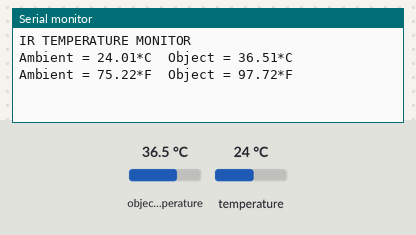
Recording of a sketch running on a simulated Arduino Uno, built with avr-gcc and run on an emulated ATmega328P. On the bench: the last lines printed to the serial monitor. The inputs (shaded band) are chosen by the test bench; at power-on: object temperature 36.5 °C, temperature 24 °C.

Above: at 1.2 s.
1.3 s: object temperature set to 20 °C
At 3.0 s:
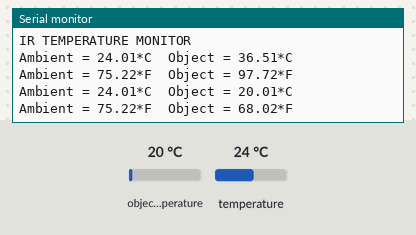
3.6 s: temperature set to 12 °C
At 4.9 s:
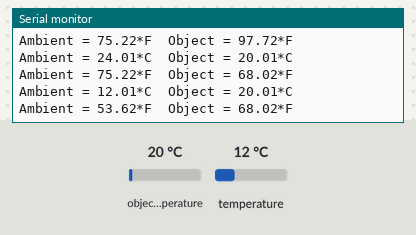
5.9 s: object temperature set to 26 °C
At 6.7 s:
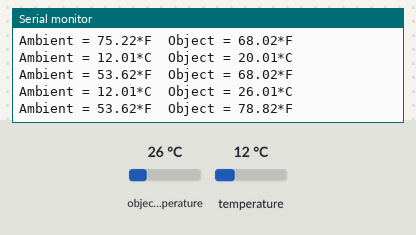
Timing chart, 0 to 8.9 s (numbered marks = the images above; inputs shaded):
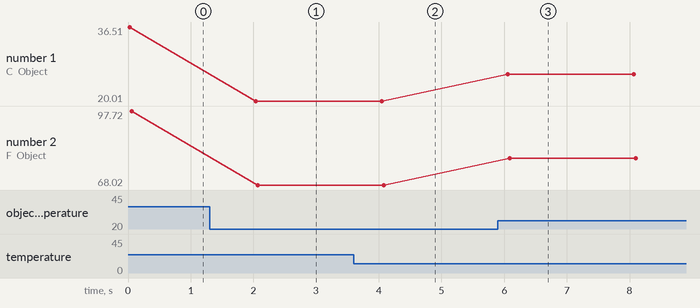

Measured:
- after the input at 1.3 s, the serial monitor: prints a new line after 0.73 s (image 1)
- after the input at 3.6 s, the serial monitor: prints a new line after 0.44 s (image 2)
- after the input at 5.9 s, the serial monitor: prints a new line after 0.15 s (image 3)
- plotted number 1: 36.51 → 20.01 after the input at 1.3 s, 20.01 → 26.01 after the input at 5.9 s
- plotted number 2: 97.72 → 68.02 after the input at 1.3 s, 68.02 → 78.82 after the input at 5.9 s

The sketch:

ir_temp.ino
```cpp
// These sensors use I2C to communicate, 2 pins are required to
//  interface

#include <Wire.h>
#include <Adafruit_MLX90614.h>

Adafruit_MLX90614 mlx = Adafruit_MLX90614();

void setup() {
  Serial.begin(9600);

  Serial.println("IR TEMPERATURE MONITOR");

  mlx.begin();
}

void loop() {
  Serial.print("Ambient = "); Serial.print(mlx.readAmbientTempC());
  Serial.print("*C\tObject = "); Serial.print(mlx.readObjectTempC()); Serial.println("*C");
  Serial.print("Ambient = "); Serial.print(mlx.readAmbientTempF());
  Serial.print("*F\tObject = "); Serial.print(mlx.readObjectTempF()); Serial.println("*F");

  Serial.println();
  delay(2000);
}
```
